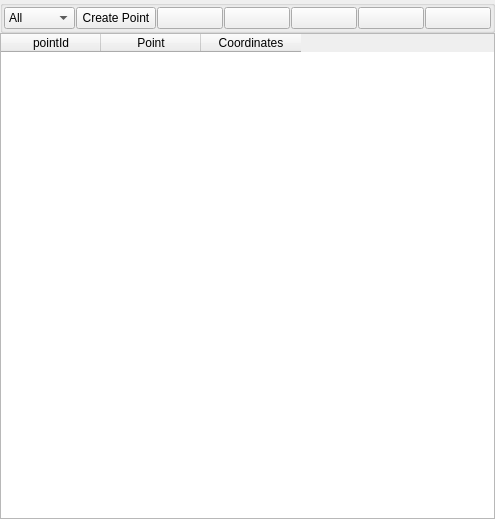
<?xml version="1.0" encoding="UTF-8"?>
<ui version="4.0">
 <class>PointMenu</class>
 <widget class="QWidget" name="PointMenu">
  <property name="geometry">
   <rect>
    <x>0</x>
    <y>0</y>
    <width>495</width>
    <height>519</height>
   </rect>
  </property>
  <property name="windowTitle">
   <string>Form</string>
  </property>
  <layout class="QVBoxLayout" name="verticalLayout">
   <property name="spacing">
    <number>0</number>
   </property>
   <property name="leftMargin">
    <number>0</number>
   </property>
   <property name="topMargin">
    <number>0</number>
   </property>
   <property name="rightMargin">
    <number>0</number>
   </property>
   <property name="bottomMargin">
    <number>0</number>
   </property>
   <item>
    <widget class="QGroupBox" name="groupBox">
     <property name="title">
      <string/>
     </property>
     <layout class="QHBoxLayout" name="horizontalLayout_2">
      <property name="spacing">
       <number>1</number>
      </property>
      <property name="leftMargin">
       <number>1</number>
      </property>
      <property name="topMargin">
       <number>1</number>
      </property>
      <property name="rightMargin">
       <number>1</number>
      </property>
      <property name="bottomMargin">
       <number>1</number>
      </property>
      <item>
       <widget class="QComboBox" name="comboBox_loadOrder">
        <item>
         <property name="text">
          <string>All</string>
         </property>
        </item>
        <item>
         <property name="text">
          <string>Loaded</string>
         </property>
        </item>
       </widget>
      </item>
      <item>
       <widget class="QPushButton" name="pushButton_splitz">
        <property name="text">
         <string>Create Point</string>
        </property>
       </widget>
      </item>
      <item>
       <widget class="QPushButton" name="pushButton_load">
        <property name="toolTip">
         <string/>
        </property>
        <property name="toolTipDuration">
         <number>-1</number>
        </property>
        <property name="text">
         <string/>
        </property>
       </widget>
      </item>
      <item>
       <widget class="QPushButton" name="pushButton_unload">
        <property name="text">
         <string/>
        </property>
       </widget>
      </item>
      <item>
       <widget class="QPushButton" name="pushButton_savePoint">
        <property name="text">
         <string/>
        </property>
       </widget>
      </item>
      <item>
       <widget class="QPushButton" name="pushButton_delete">
        <property name="text">
         <string/>
        </property>
       </widget>
      </item>
      <item>
       <widget class="QPushButton" name="pushButton_remove">
        <property name="text">
         <string/>
        </property>
       </widget>
      </item>
     </layout>
    </widget>
   </item>
   <item>
    <widget class="QTableWidget" name="tableWidget_point">
     <column>
      <property name="text">
       <string>pointId</string>
      </property>
     </column>
     <column>
      <property name="text">
       <string>Point</string>
      </property>
     </column>
     <column>
      <property name="text">
       <string>Coordinates</string>
      </property>
     </column>
    </widget>
   </item>
  </layout>
 </widget>
 <resources/>
 <connections/>
</ui>
